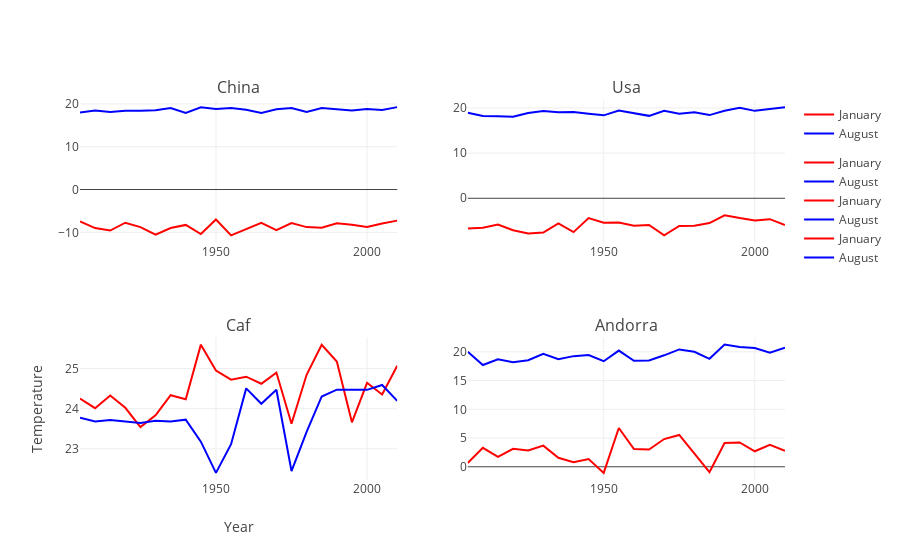

Here is the notebook cell this chart was saved with:
### Code cell
line_country={}
x_data = years
data_trace = {}
for index, country in enumerate(countries):
    
    month = int(months_to_plot[0])
    country_table=countries_dict[country]     
    trace_0 =[]
    line_month = {}
    corr_month = country_table[country_table['Month']==month]
    if index ==0:
        groupindex = 'group1',
        showlegend_group = 'True'
    else:
        groupindex = 'group2',
        showlegend_group = 'False'
    
    trace_0=go.Scatter(
        x = x_data,
        y = corr_month.loc[:,(corr_month.columns.isin(years))].values.tolist()[0],
        name=months_names[str(month)],
        legendgroup = groupindex[0],
        showlegend = showlegend_group,
        line=dict(color='red')
    )
    slope, intercept, r_value, p_value, std_err = stats.linregress(x_data, trace_0['y'])
    line_month[ month ]=[slope,intercept]
    
    month = int(months_to_plot[1])
    trace_1 =[]
    corr_month = country_table[country_table['Month']==month]
    trace_1 = go.Scatter(
         x = x_data,
         y = corr_month.loc[:,(corr_month.columns.isin(years))].values.tolist()[0],
         name=months_names[str(month)],
         legendgroup=groupindex[0],
         showlegend = showlegend_group,
         line=dict(color='blue')
        )
    slope, intercept, r_value, p_value, std_err = stats.linregress(x_data, trace_1['y'])
    line_month[ month ]=[slope,intercept]
    line_country[country]=line_month 
    data_trace[country] = [trace_0, trace_1]

#print(line_country)
fig = tools.make_subplots(rows=2, cols=2, subplot_titles=(countries[0][0].upper()+countries[0][1:], countries[1][0].upper()+countries[1][1:],
                                                          countries[2][0].upper()+countries[2][1:], countries[3][0].upper()+countries[3][1:]))

fig.append_trace(data_trace[countries[0]][0], 1, 1)
fig.append_trace(data_trace[countries[0]][1], 1, 1)
fig.append_trace(data_trace[countries[1]][0], 1, 2)
fig.append_trace(data_trace[countries[1]][1], 1, 2)
fig.append_trace(data_trace[countries[2]][0], 2, 1)
fig.append_trace(data_trace[countries[2]][1], 2, 1)
fig.append_trace(data_trace[countries[3]][0], 2, 2)
fig.append_trace(data_trace[countries[3]][1], 2, 2)
layout=go.Layout(title="First Plot", xaxis={'title':'x1'}, yaxis={'title':'x2'})
fig.layout.xaxis3.update({'title':'Year'})
fig.layout.yaxis3.update({'title':'Temperature'})

plotly.offline.iplot(fig, filename='Temperature vs. time')

### Figure 1 — Plotly figure (JSON) as saved in the notebook; plotly's stock layout.template omitted (floating-point values rounded to 4 significant figures)
{"data": [{"legendgroup": "group1", "line": {"color": "red"}, "name": "January", "showlegend": "True", "type": "scatter", "x": [1905, 1910, 1915, 1920, 1925, 1930, 1935, 1940, 1945, 1950, 1955, 1960, 1965, 1970, 1975, 1980, 1985, 1990, 1995, 2000, 2005, 2010], "xaxis": "x1", "y": [-7.464, -9.005, -9.588, -7.754, -8.793, -10.57, -8.99, -8.271, -10.42, -7.003, -10.72, -9.263, -7.796, -9.496, -7.853, -8.782, -8.909, -7.91, -8.235, -8.769, -7.919, -7.267], "yaxis": "y1"}, {"legendgroup": "group1", "line": {"color": "blue"}, "name": "August", "showlegend": "True", "type": "scatter", "x": [1905, 1910, 1915, 1920, 1925, 1930, 1935, 1940, 1945, 1950, 1955, 1960, 1965, 1970, 1975, 1980, 1985, 1990, 1995, 2000, 2005, 2010], "xaxis": "x1", "y": [18.0, 18.44, 18.13, 18.41, 18.4, 18.51, 19.06, 17.89, 19.21, 18.81, 19.07, 18.64, 17.88, 18.75, 19.04, 18.13, 19.04, 18.74, 18.47, 18.79, 18.61, 19.25], "yaxis": "y1"}, {"legendgroup": "group2", "line": {"color": "red"}, "name": "January", "showlegend": "False", "type": "scatter", "x": [1905, 1910, 1915, 1920, 1925, 1930, 1935, 1940, 1945, 1950, 1955, 1960, 1965, 1970, 1975, 1980, 1985, 1990, 1995, 2000, 2005, 2010], "xaxis": "x2", "y": [-6.704, -6.517, -5.814, -7.075, -7.809, -7.598, -5.539, -7.489, -4.372, -5.427, -5.341, -6.081, -5.908, -8.208, -6.124, -6.07, -5.482, -3.765, -4.376, -4.898, -4.623, -5.917], "yaxis": "y2"}, {"legendgroup": "group2", "line": {"color": "blue"}, "name": "August", "showlegend": "False", "type": "scatter", "x": [1905, 1910, 1915, 1920, 1925, 1930, 1935, 1940, 1945, 1950, 1955, 1960, 1965, 1970, 1975, 1980, 1985, 1990, 1995, 2000, 2005, 2010], "xaxis": "x2", "y": [18.91, 18.23, 18.15, 18.05, 18.89, 19.33, 19.02, 19.09, 18.72, 18.35, 19.4, 18.85, 18.24, 19.37, 18.68, 19.05, 18.41, 19.39, 20.02, 19.35, 19.83, 20.17], "yaxis": "y2"}, {"legendgroup": "group2", "line": {"color": "red"}, "name": "January", "showlegend": "False", "type": "scatter", "x": [1905, 1910, 1915, 1920, 1925, 1930, 1935, 1940, 1945, 1950, 1955, 1960, 1965, 1970, 1975, 1980, 1985, 1990, 1995, 2000, 2005, 2010], "xaxis": "x3", "y": [24.25, 24.01, 24.33, 24.02, 23.54, 23.83, 24.34, 24.23, 25.6, 24.95, 24.72, 24.8, 24.62, 24.9, 23.63, 24.85, 25.59, 25.18, 23.66, 24.64, 24.35, 25.07], "yaxis": "y3"}, {"legendgroup": "group2", "line": {"color": "blue"}, "name": "August", "showlegend": "False", "type": "scatter", "x": [1905, 1910, 1915, 1920, 1925, 1930, 1935, 1940, 1945, 1950, 1955, 1960, 1965, 1970, 1975, 1980, 1985, 1990, 1995, 2000, 2005, 2010], "xaxis": "x3", "y": [23.77, 23.68, 23.72, 23.68, 23.64, 23.7, 23.68, 23.73, 23.18, 22.4, 23.12, 24.51, 24.12, 24.47, 22.45, 23.42, 24.3, 24.47, 24.47, 24.47, 24.59, 24.2], "yaxis": "y3"}, {"legendgroup": "group2", "line": {"color": "red"}, "name": "January", "showlegend": "False", "type": "scatter", "x": [1905, 1910, 1915, 1920, 1925, 1930, 1935, 1940, 1945, 1950, 1955, 1960, 1965, 1970, 1975, 1980, 1985, 1990, 1995, 2000, 2005, 2010], "xaxis": "x4", "y": [0.6476, 3.296, 1.734, 3.126, 2.825, 3.68, 1.565, 0.7927, 1.348, -1.066, 6.743, 3.09, 2.986, 4.82, 5.527, 2.387, -0.9485, 4.122, 4.222, 2.692, 3.825, 2.763], "yaxis": "y4"}, {"legendgroup": "group2", "line": {"color": "blue"}, "name": "August", "showlegend": "False", "type": "scatter", "x": [1905, 1910, 1915, 1920, 1925, 1930, 1935, 1940, 1945, 1950, 1955, 1960, 1965, 1970, 1975, 1980, 1985, 1990, 1995, 2000, 2005, 2010], "xaxis": "x4", "y": [20.04, 17.71, 18.7, 18.17, 18.54, 19.66, 18.72, 19.25, 19.44, 18.37, 20.22, 18.43, 18.51, 19.39, 20.42, 20.01, 18.79, 21.26, 20.83, 20.66, 19.84, 20.72], "yaxis": "y4"}], "layout": {"annotations": [{"font": {"size": 16}, "showarrow": false, "text": "China", "x": 0.225, "xanchor": "center", "xref": "paper", "y": 1, "yanchor": "bottom", "yref": "paper"}, {"font": {"size": 16}, "showarrow": false, "text": "Usa", "x": 0.775, "xanchor": "center", "xref": "paper", "y": 1, "yanchor": "bottom", "yref": "paper"}, {"font": {"size": 16}, "showarrow": false, "text": "Caf", "x": 0.225, "xanchor": "center", "xref": "paper", "y": 0.375, "yanchor": "bottom", "yref": "paper"}, {"font": {"size": 16}, "showarrow": false, "text": "Andorra", "x": 0.775, "xanchor": "center", "xref": "paper", "y": 0.375, "yanchor": "bottom", "yref": "paper"}], "xaxis1": {"anchor": "y1", "domain": [0, 0.45]}, "xaxis2": {"anchor": "y2", "domain": [0.55, 1]}, "xaxis3": {"anchor": "y3", "domain": [0, 0.45], "title": "Year"}, "xaxis4": {"anchor": "y4", "domain": [0.55, 1]}, "yaxis1": {"anchor": "x1", "domain": [0.625, 1]}, "yaxis2": {"anchor": "x2", "domain": [0.625, 1]}, "yaxis3": {"anchor": "x3", "domain": [0, 0.375], "title": "Temperature"}, "yaxis4": {"anchor": "x4", "domain": [0, 0.375]}}}
